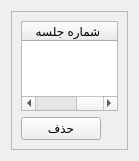
          <widget class="QWidget" name="page_7">
           <property name="geometry">
            <rect>
             <x>0</x>
             <y>0</y>
             <width>139</width>
             <height>161</height>
            </rect>
           </property>
           <attribute name="label">
            <string>مدیریت جلسات</string>
           </attribute>
           <layout class="QVBoxLayout" name="verticalLayout_22">
            <item>
             <widget class="QFrame" name="frame_16">
              <property name="frameShape">
               <enum>QFrame::StyledPanel</enum>
              </property>
              <property name="frameShadow">
               <enum>QFrame::Raised</enum>
              </property>
              <layout class="QVBoxLayout" name="verticalLayout_20">
               <item>
                <widget class="QTableWidget" name="twsession">
                 <property name="layoutDirection">
                  <enum>Qt::RightToLeft</enum>
                 </property>
                 <column>
                  <property name="text">
                   <string>شماره جلسه</string>
                  </property>
                 </column>
                 <column>
                  <property name="text">
                   <string>خاطره</string>
                  </property>
                 </column>
                 <column>
                  <property name="text">
                   <string>مدت زمان</string>
                  </property>
                 </column>
                 <column>
                  <property name="text">
                   <string>ساعت شروع</string>
                  </property>
                 </column>
                 <column>
                  <property name="text">
                   <string>ساعت پایان</string>
                  </property>
                 </column>
                 <column>
                  <property name="text">
                   <string>شدت موقع شروع</string>
                  </property>
                 </column>
                 <column>
                  <property name="text">
                   <string>شدت زمان پایان</string>
                  </property>
                 </column>
                 <column>
                  <property name="text">
                   <string>توضیحات اضافه</string>
                  </property>
                 </column>
                 <column>
                  <property name="text">
                   <string>تاریخ جلسه</string>
                  </property>
                 </column>
                 <column>
                  <property name="text">
                   <string>پایان یافته؟</string>
                  </property>
                 </column>
                </widget>
               </item>
               <item>
                <layout class="QHBoxLayout" name="horizontalLayout_12">
                 <item>
                  <widget class="QPushButton" name="btndelsession">
                   <property name="text">
                    <string>حذف</string>
                   </property>
                  </widget>
                 </item>
                 <item>
                  <spacer name="horizontalSpacer_11">
                   <property name="orientation">
                    <enum>Qt::Horizontal</enum>
                   </property>
                   <property name="sizeHint" stdset="0">
                    <size>
                     <width>40</width>
                     <height>20</height>
                    </size>
                   </property>
                  </spacer>
                 </item>
                </layout>
               </item>
              </layout>
             </widget>
            </item>
           </layout>
          </widget>
